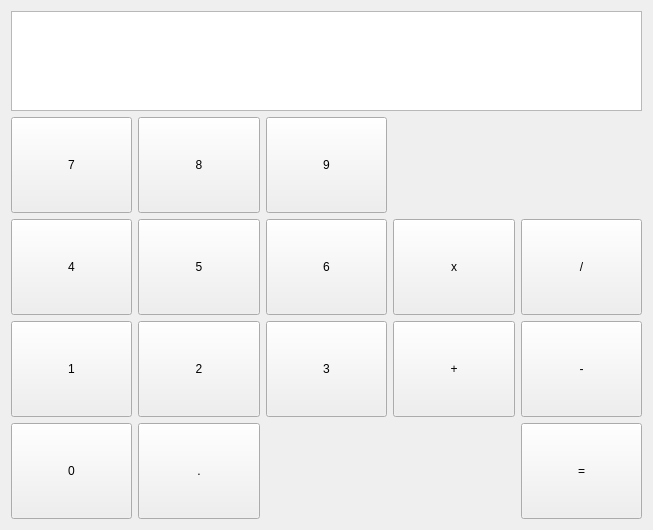
<?xml version="1.0" encoding="UTF-8"?>
<ui version="4.0">
 <class>CalculatorView</class>
 <widget class="QWidget" name="CalculatorView">
  <property name="geometry">
   <rect>
    <x>0</x>
    <y>0</y>
    <width>653</width>
    <height>530</height>
   </rect>
  </property>
  <property name="windowTitle">
   <string>CalculatorView</string>
  </property>
  <layout class="QVBoxLayout" name="verticalLayout">
   <property name="sizeConstraint">
    <enum>QLayout::SetMinAndMaxSize</enum>
   </property>
   <item>
    <layout class="QGridLayout" name="gridLayoutCommandBar">
     <property name="sizeConstraint">
      <enum>QLayout::SetMinimumSize</enum>
     </property>
     <item row="0" column="0">
      <widget class="QTextEdit" name="textEdit">
       <property name="sizePolicy">
        <sizepolicy hsizetype="Expanding" vsizetype="Fixed">
         <horstretch>0</horstretch>
         <verstretch>0</verstretch>
        </sizepolicy>
       </property>
       <property name="maximumSize">
        <size>
         <width>16777215</width>
         <height>100</height>
        </size>
       </property>
      </widget>
     </item>
    </layout>
   </item>
   <item>
    <layout class="QGridLayout" name="gridLayoutButtons">
     <item row="3" column="4">
      <widget class="QPushButton" name="buttonOperatorEqual">
       <property name="sizePolicy">
        <sizepolicy hsizetype="Minimum" vsizetype="Minimum">
         <horstretch>0</horstretch>
         <verstretch>0</verstretch>
        </sizepolicy>
       </property>
       <property name="minimumSize">
        <size>
         <width>40</width>
         <height>28</height>
        </size>
       </property>
       <property name="text">
        <string>=</string>
       </property>
      </widget>
     </item>
     <item row="2" column="3">
      <widget class="QPushButton" name="buttonOperatorAdd">
       <property name="sizePolicy">
        <sizepolicy hsizetype="Minimum" vsizetype="Minimum">
         <horstretch>0</horstretch>
         <verstretch>0</verstretch>
        </sizepolicy>
       </property>
       <property name="minimumSize">
        <size>
         <width>40</width>
         <height>28</height>
        </size>
       </property>
       <property name="text">
        <string>+</string>
       </property>
      </widget>
     </item>
     <item row="2" column="0">
      <widget class="QPushButton" name="buttonValue1">
       <property name="sizePolicy">
        <sizepolicy hsizetype="Minimum" vsizetype="Minimum">
         <horstretch>0</horstretch>
         <verstretch>0</verstretch>
        </sizepolicy>
       </property>
       <property name="minimumSize">
        <size>
         <width>40</width>
         <height>28</height>
        </size>
       </property>
       <property name="text">
        <string>1</string>
       </property>
      </widget>
     </item>
     <item row="1" column="1">
      <widget class="QPushButton" name="buttonValue5">
       <property name="sizePolicy">
        <sizepolicy hsizetype="Minimum" vsizetype="Minimum">
         <horstretch>0</horstretch>
         <verstretch>0</verstretch>
        </sizepolicy>
       </property>
       <property name="minimumSize">
        <size>
         <width>40</width>
         <height>28</height>
        </size>
       </property>
       <property name="text">
        <string>5</string>
       </property>
      </widget>
     </item>
     <item row="3" column="0">
      <widget class="QPushButton" name="buttonValue0">
       <property name="sizePolicy">
        <sizepolicy hsizetype="Minimum" vsizetype="Minimum">
         <horstretch>0</horstretch>
         <verstretch>0</verstretch>
        </sizepolicy>
       </property>
       <property name="minimumSize">
        <size>
         <width>40</width>
         <height>28</height>
        </size>
       </property>
       <property name="text">
        <string>0</string>
       </property>
      </widget>
     </item>
     <item row="0" column="1">
      <widget class="QPushButton" name="buttonValue8">
       <property name="sizePolicy">
        <sizepolicy hsizetype="Minimum" vsizetype="Minimum">
         <horstretch>0</horstretch>
         <verstretch>0</verstretch>
        </sizepolicy>
       </property>
       <property name="minimumSize">
        <size>
         <width>40</width>
         <height>28</height>
        </size>
       </property>
       <property name="text">
        <string>8</string>
       </property>
      </widget>
     </item>
     <item row="2" column="2">
      <widget class="QPushButton" name="buttonValue3">
       <property name="sizePolicy">
        <sizepolicy hsizetype="Minimum" vsizetype="Minimum">
         <horstretch>0</horstretch>
         <verstretch>0</verstretch>
        </sizepolicy>
       </property>
       <property name="minimumSize">
        <size>
         <width>40</width>
         <height>28</height>
        </size>
       </property>
       <property name="text">
        <string>3</string>
       </property>
      </widget>
     </item>
     <item row="1" column="4">
      <widget class="QPushButton" name="buttonOperatorDivise">
       <property name="sizePolicy">
        <sizepolicy hsizetype="Minimum" vsizetype="Minimum">
         <horstretch>0</horstretch>
         <verstretch>0</verstretch>
        </sizepolicy>
       </property>
       <property name="minimumSize">
        <size>
         <width>40</width>
         <height>28</height>
        </size>
       </property>
       <property name="text">
        <string>/</string>
       </property>
      </widget>
     </item>
     <item row="0" column="2">
      <widget class="QPushButton" name="buttonValue9">
       <property name="sizePolicy">
        <sizepolicy hsizetype="Minimum" vsizetype="Minimum">
         <horstretch>0</horstretch>
         <verstretch>0</verstretch>
        </sizepolicy>
       </property>
       <property name="minimumSize">
        <size>
         <width>40</width>
         <height>28</height>
        </size>
       </property>
       <property name="text">
        <string>9</string>
       </property>
      </widget>
     </item>
     <item row="0" column="0">
      <widget class="QPushButton" name="buttonValue7">
       <property name="sizePolicy">
        <sizepolicy hsizetype="Minimum" vsizetype="Minimum">
         <horstretch>0</horstretch>
         <verstretch>0</verstretch>
        </sizepolicy>
       </property>
       <property name="minimumSize">
        <size>
         <width>40</width>
         <height>28</height>
        </size>
       </property>
       <property name="text">
        <string>7</string>
       </property>
      </widget>
     </item>
     <item row="1" column="0">
      <widget class="QPushButton" name="buttonValue4">
       <property name="sizePolicy">
        <sizepolicy hsizetype="Minimum" vsizetype="Minimum">
         <horstretch>0</horstretch>
         <verstretch>0</verstretch>
        </sizepolicy>
       </property>
       <property name="minimumSize">
        <size>
         <width>40</width>
         <height>28</height>
        </size>
       </property>
       <property name="text">
        <string>4</string>
       </property>
      </widget>
     </item>
     <item row="1" column="2">
      <widget class="QPushButton" name="buttonValue6">
       <property name="sizePolicy">
        <sizepolicy hsizetype="Minimum" vsizetype="Minimum">
         <horstretch>0</horstretch>
         <verstretch>0</verstretch>
        </sizepolicy>
       </property>
       <property name="minimumSize">
        <size>
         <width>40</width>
         <height>28</height>
        </size>
       </property>
       <property name="text">
        <string>6</string>
       </property>
      </widget>
     </item>
     <item row="3" column="1">
      <widget class="QPushButton" name="buttonValueDecimal">
       <property name="sizePolicy">
        <sizepolicy hsizetype="Minimum" vsizetype="Minimum">
         <horstretch>0</horstretch>
         <verstretch>0</verstretch>
        </sizepolicy>
       </property>
       <property name="minimumSize">
        <size>
         <width>40</width>
         <height>28</height>
        </size>
       </property>
       <property name="text">
        <string>.</string>
       </property>
      </widget>
     </item>
     <item row="1" column="3">
      <widget class="QPushButton" name="buttonOperatorMultiply">
       <property name="sizePolicy">
        <sizepolicy hsizetype="Minimum" vsizetype="Minimum">
         <horstretch>0</horstretch>
         <verstretch>0</verstretch>
        </sizepolicy>
       </property>
       <property name="minimumSize">
        <size>
         <width>40</width>
         <height>28</height>
        </size>
       </property>
       <property name="text">
        <string>x</string>
       </property>
      </widget>
     </item>
     <item row="2" column="4">
      <widget class="QPushButton" name="buttonOperatorSubstract">
       <property name="sizePolicy">
        <sizepolicy hsizetype="Minimum" vsizetype="Minimum">
         <horstretch>0</horstretch>
         <verstretch>0</verstretch>
        </sizepolicy>
       </property>
       <property name="minimumSize">
        <size>
         <width>40</width>
         <height>28</height>
        </size>
       </property>
       <property name="text">
        <string>-</string>
       </property>
      </widget>
     </item>
     <item row="2" column="1">
      <widget class="QPushButton" name="buttonValue2">
       <property name="sizePolicy">
        <sizepolicy hsizetype="Minimum" vsizetype="Minimum">
         <horstretch>0</horstretch>
         <verstretch>0</verstretch>
        </sizepolicy>
       </property>
       <property name="minimumSize">
        <size>
         <width>40</width>
         <height>28</height>
        </size>
       </property>
       <property name="text">
        <string>2</string>
       </property>
      </widget>
     </item>
    </layout>
   </item>
  </layout>
 </widget>
 <layoutdefault spacing="6" margin="11"/>
 <resources/>
 <connections/>
</ui>
